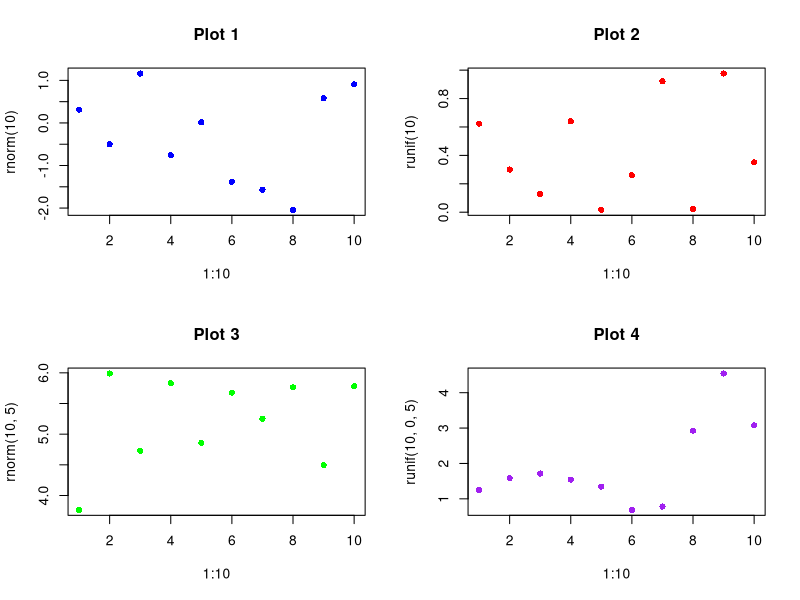
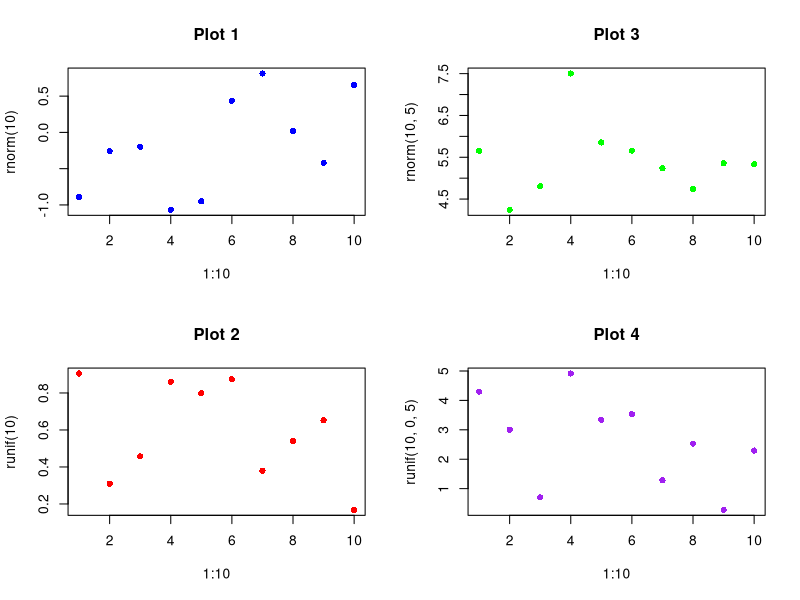
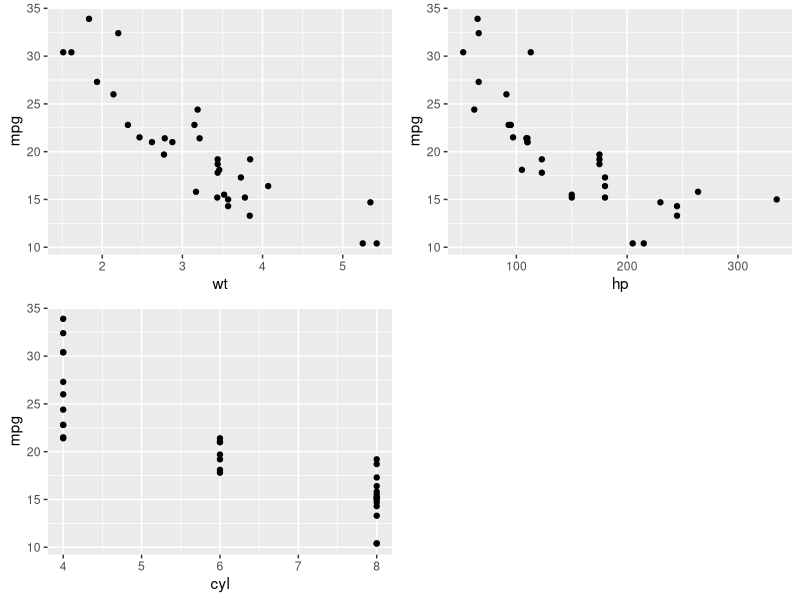
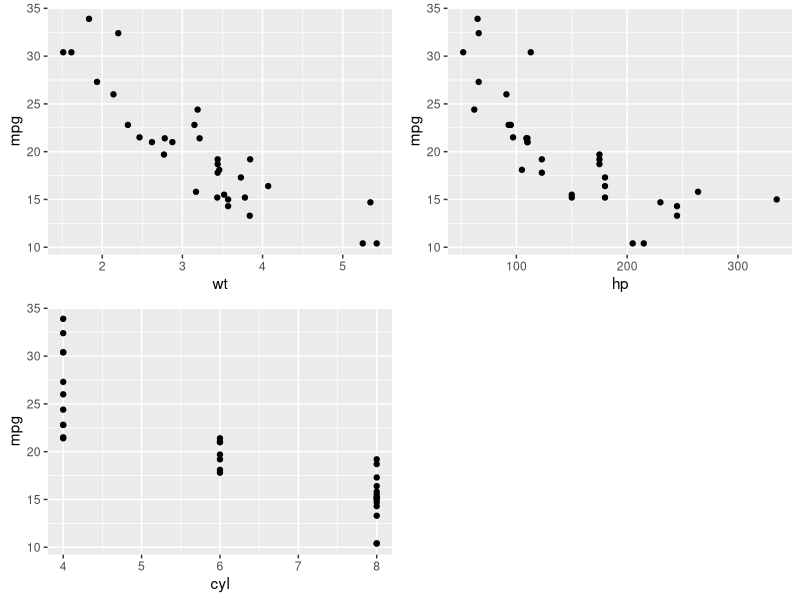
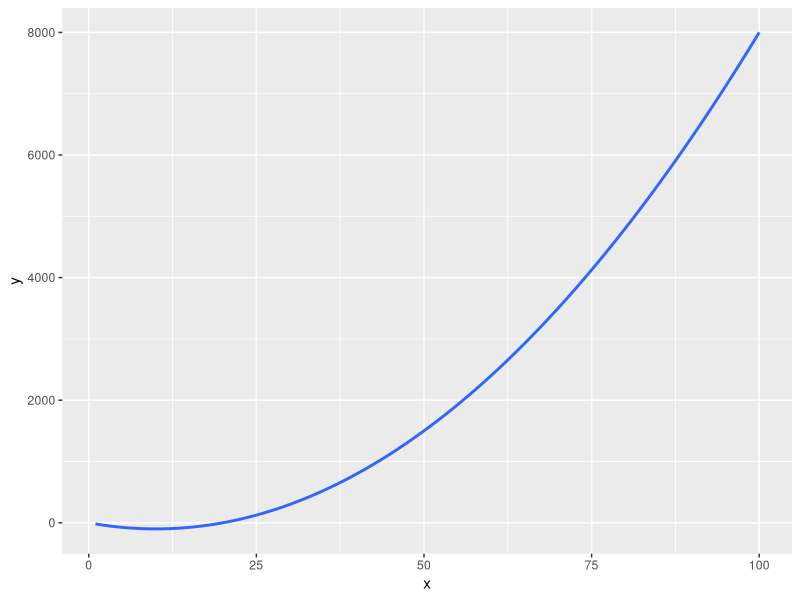
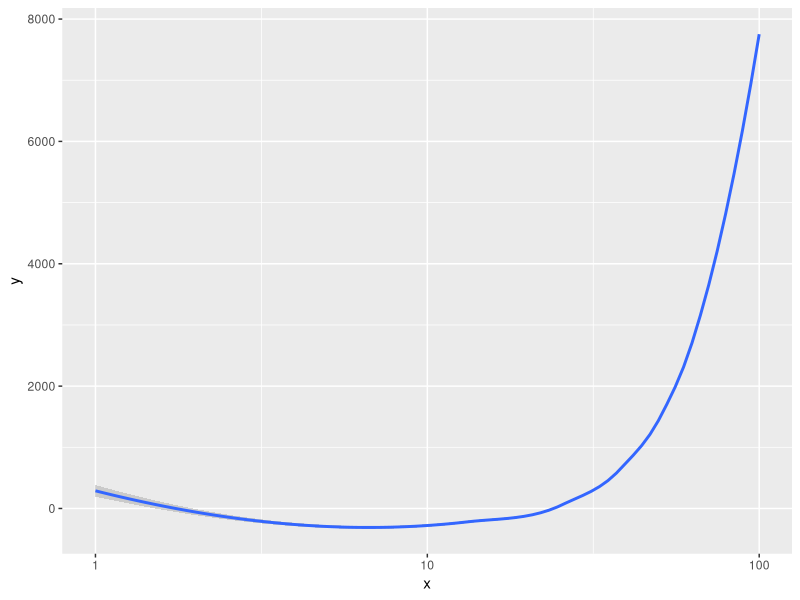

These figures' R source, in order:
## ---- chunk 1
df <- data.frame(
    a = c(1, 2, 3),
    b = c("b")
)
df$c <- c("a", "b", "c")
df
## ---- chunk 2

lt <- list(
    a <- matrix(1:10, nrow = 2),
    b <- "test_string"
)
lt[["c"]] <- "additional entry"
lt
## ---- chunk 3
vc <- c(1, 2, 3)
c(vc, 4)
c(4, vc)
append(vc, after = 0, 0)            # 在最前面插入
append(vc, after = length(vc), 4)   # 在最后面插入
append(vc, 4)                       # 默认在最后面插入
## ---- chunk 4
lt <- list(
    a = c(1, 2, 3),
    b = "string"
)

cat("lt$a:\n")
lt$a
cat("lt[[\"a\"]]:\n")
lt[["a"]]
cat("lt[\"a\"]:\n")
lt["a"]
cat("lt[1:2]:\n")
lt[1:2]
## ---- chunk 5
# 设置绘图区域为 2 行 2 列
par(mfrow = c(2, 2))

plot(1:10, rnorm(10), main = "Plot 1", col = "blue", pch = 16)
plot(1:10, runif(10), main = "Plot 2", col = "red", pch = 16)
plot(1:10, rnorm(10, 5), main = "Plot 3", col = "green", pch = 16)
plot(1:10, runif(10, 0, 5), main = "Plot 4", col = "purple", pch = 16)

# 恢复默认的单个图形布局
par(mfrow = c(1, 1))
## ---- chunk 6
# 设置绘图区域为 2 列 2 行
par(mfcol = c(2, 2))

plot(1:10, rnorm(10), main = "Plot 1", col = "blue", pch = 16)
plot(1:10, runif(10), main = "Plot 2", col = "red", pch = 16)
plot(1:10, rnorm(10, 5), main = "Plot 3", col = "green", pch = 16)
plot(1:10, runif(10, 0, 5), main = "Plot 4", col = "purple", pch = 16)

# 恢复默认的单个图形布局
par(mfrow = c(1, 1))
## ---- chunk 7
library(ggplot2)
library(cowplot)

plot1 <- ggplot(mtcars, aes(x = wt, y = mpg)) + geom_point()
plot2 <- ggplot(mtcars, aes(x = hp, y = mpg)) + geom_point()
plot3 <- ggplot(mtcars, aes(x = cyl, y = mpg)) + geom_point()
plot_list <- list(plot1, plot2, plot3)

# 通过 do.call 合并 plot_list
combined_plot <- do.call(plot_grid, c(plot_list, ncol = 2))
combined_plot

# 也可以直接用 plotlist 参数
plot_grid(plotlist = plot_list, ncol = 2)
## ---- chunk 8
# 注意命名方式，scale_x_continuous 会自动查找 transform_xxx 函数
transform_log10 <- scales::trans_new(
    name = "trans_log10",
    transform = function(x) log10(x),
    inverse = function(x) 10 ^ x,
    breaks = function(limits) 10 ^ pretty(log10(limits))
)

xs <- seq(1, 100, by = 0.2)
ggplot(data.frame(x = xs, y = xs ^ 2 - 20 * xs)) +
    geom_smooth(mapping = aes(x, y))
ggplot(data.frame(x = xs, y = xs ^ 2 - 20 * xs)) +
    geom_smooth(mapping = aes(x, y)) +
    scale_x_continuous(transform = "log10")
